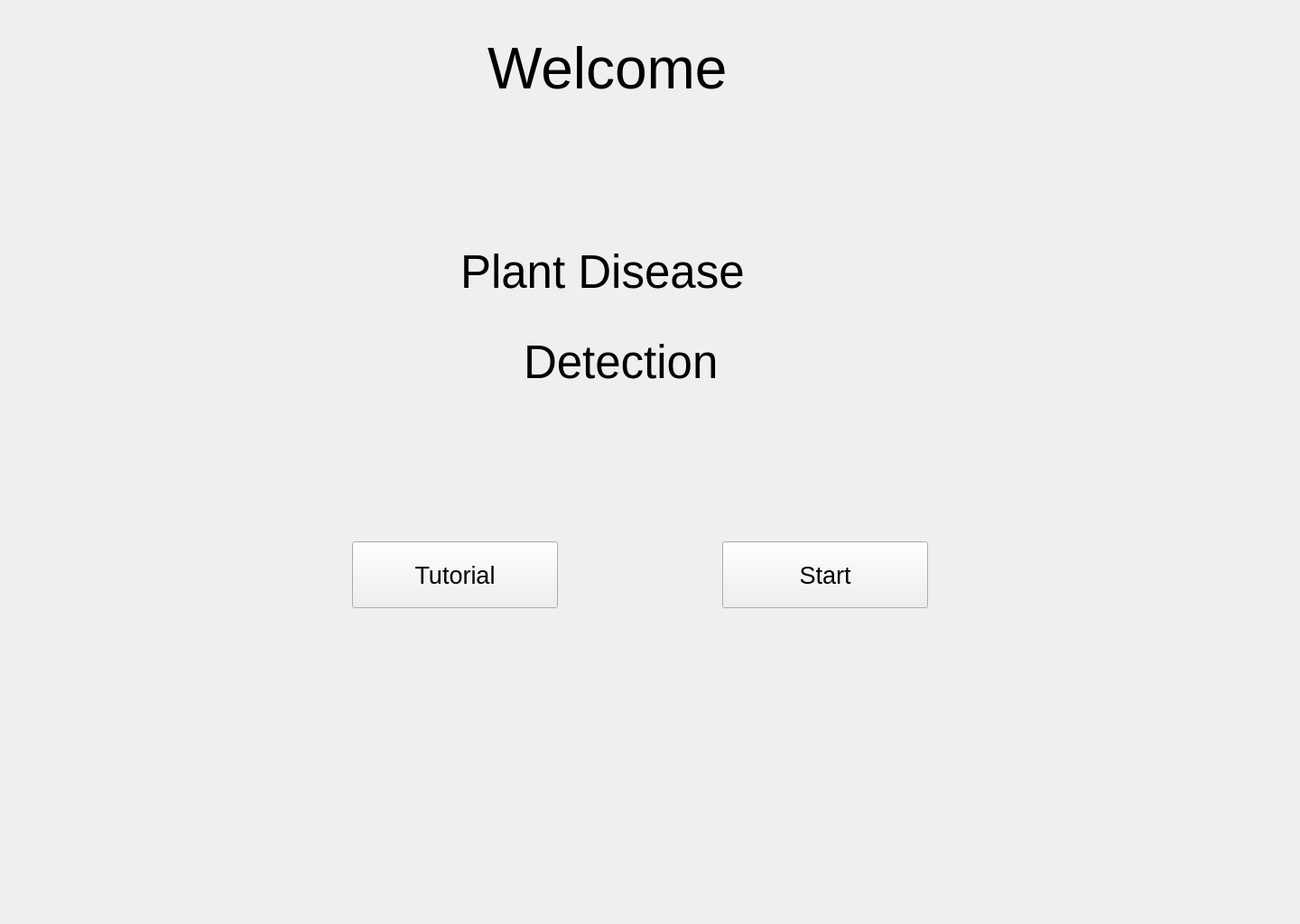
<?xml version="1.0" encoding="UTF-8"?>
<ui version="4.0">
 <class>Form</class>
 <widget class="QWidget" name="Form">
  <property name="geometry">
   <rect>
    <x>0</x>
    <y>0</y>
    <width>1440</width>
    <height>1024</height>
   </rect>
  </property>
  <property name="windowTitle">
   <string>Form</string>
  </property>
  <widget class="QLabel" name="label">
   <property name="geometry">
    <rect>
     <x>540</x>
     <y>40</y>
     <width>351</width>
     <height>71</height>
    </rect>
   </property>
   <property name="font">
    <font>
     <pointsize>48</pointsize>
    </font>
   </property>
   <property name="text">
    <string>Welcome</string>
   </property>
  </widget>
  <widget class="QLabel" name="label_2">
   <property name="geometry">
    <rect>
     <x>510</x>
     <y>240</y>
     <width>551</width>
     <height>121</height>
    </rect>
   </property>
   <property name="font">
    <font>
     <pointsize>38</pointsize>
     <weight>50</weight>
     <bold>false</bold>
    </font>
   </property>
   <property name="text">
    <string>Plant Disease</string>
   </property>
  </widget>
  <widget class="QLabel" name="label_3">
   <property name="geometry">
    <rect>
     <x>580</x>
     <y>340</y>
     <width>551</width>
     <height>121</height>
    </rect>
   </property>
   <property name="font">
    <font>
     <pointsize>38</pointsize>
    </font>
   </property>
   <property name="text">
    <string>Detection</string>
   </property>
  </widget>
  <widget class="QPushButton" name="pushButton">
   <property name="geometry">
    <rect>
     <x>390</x>
     <y>600</y>
     <width>228</width>
     <height>74</height>
    </rect>
   </property>
   <property name="font">
    <font>
     <pointsize>20</pointsize>
    </font>
   </property>
   <property name="text">
    <string>Tutorial</string>
   </property>
  </widget>
  <widget class="QPushButton" name="pushButton_2">
   <property name="geometry">
    <rect>
     <x>800</x>
     <y>600</y>
     <width>228</width>
     <height>74</height>
    </rect>
   </property>
   <property name="font">
    <font>
     <pointsize>20</pointsize>
    </font>
   </property>
   <property name="text">
    <string>Start</string>
   </property>
  </widget>
 </widget>
 <resources/>
 <connections/>
</ui>
